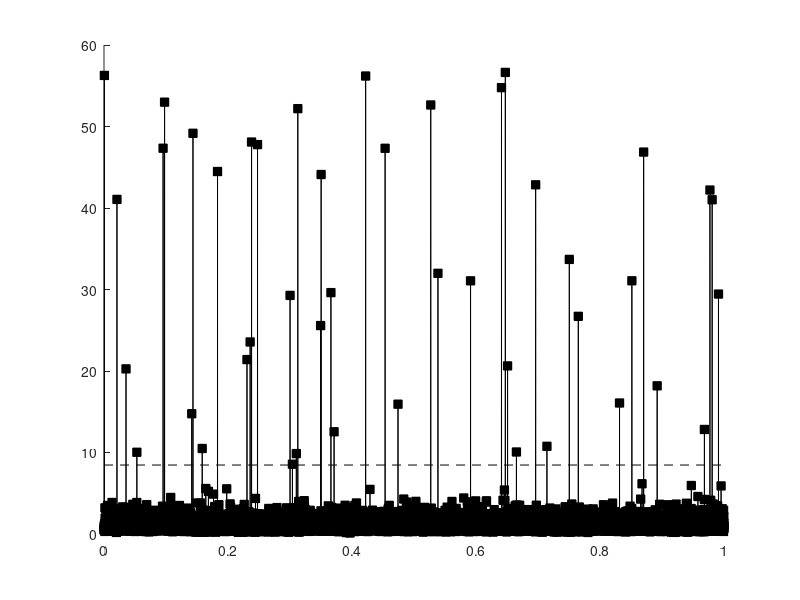

MATLAB code to generate this figure: (Note: this script raises an error after producing the figure.)
%%
%     COURSE: Signal processing problems, solved in MATLAB and Python
%    SECTION: Outlier detection
%      VIDEO: Outliers via standard deviation threshold
% Instructor: sincxpress.com
%
%%

%%% signal is log-normal noise
N = 10000;
time = (1:N)/N;
signal  = exp( .5*randn(N,1) );

% add some random outiers
nOutliers = 50;
randpnts = randi(N,[nOutliers,1]);
signal(randpnts) = rand(nOutliers,1) * range(signal)*10;

% show the signal
figure(1), clf, hold on
plot(time,signal,'ks-','markerfacecolor','k')


% auto-threshold based on mean and standard deviation
threshold = mean(signal)+3*std(signal);
plot(time([1 end]),[1 1]*threshold,'k--')

%% interpolate outlier points

% remove supra-threshold points
outliers = signal > threshold;


% and interpolate missing points
F = griddedInterpolant(time(~outliers),signal(~outliers));
signalR = signal;
signalR(outliers) = F(time(outliers));

% and plot the new results
plot(time,signalR,'ro-')

%% done.
